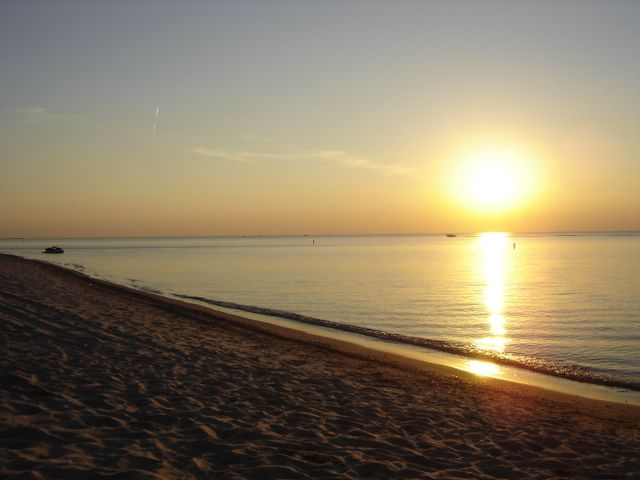
#> input picture sunset.jpg, 640 x 480 px
$ python lib_image.py   (older library calls are emulated)
#> lines starting #> are read from the running program, lines starting #| are printed output that depends on the picture
# as_image.py   written by Duncan Murray 6/7/2013 (C) Acute Software
# Acute Software library of functions for image manipulation


import PIL
from PIL import Image
from PIL import ImageDraw
from PIL import ImageFont
from PIL import ImageFilter

def TEST():
    # todo - make a jpg from desktop or something, use that as a test
    print(" \n --- Testing Image functions--- ")
    print(" ------------------------------ ")
    fileName = GetRandomImage("sunset", 1, "")
    tempFileList = ["resized_" + fileName, "contour_" + fileName, "text_" + fileName]
    resize(fileName, 600, tempFileList[0])
    filterContour(fileName, tempFileList[1])
    addTextToImage(fileName, "This is a test", tempFileList[2])
    return tempFileList


def GetRandomImage(searchString, searchResultPosition, baseFileName):
    # searches Google images for searchString and returns the nth value and saves to 'fileName'
    return 'sunset.jpg'  # todo - implement this

def resize(fname, basewidth, opFilename):
    #print("HELLO")
#> called with fname = 'sunset.jpg', basewidth = 600, opFilename = 'resized_sunset.jpg'
    if basewidth == 0:
        basewidth = 300
    print("Resizing ", fname, " to ", basewidth, " pixels wide")
    img = Image.open(fname)
#> img is the input picture: PIL image 640x480 RGB; mean R, G, B 136.1, 122.9, 98.8
    wpercent = (basewidth/float(img.size[0]))
#> wpercent = 0.938
    hsize = int((float(img.size[1])*float(wpercent)))
#> hsize = 450
    img = img.resize((basewidth,hsize), PIL.Image.ANTIALIAS)
#> img: PIL image 600x450 RGB
    img.save(opFilename)


def addTextToImage(fname, txt, opFilename):
    ft = ImageFont.load("T://user//dev//src//python//aspytk//timR24.pil")  # Font - google name and download
    wh = ft.getsize(txt)
    print("Adding text '", txt, "' to", fname)
    im = Image.open(fname)
    draw = ImageDraw.Draw(im)
    # draw text in center
    #draw.text((im.size[0]/2 - wh[0]/2, im.size[1]/2 + 20), txt, fill=(255, 255, 0), font=ft)
    # draw text on top left
#    draw.text((0, 0), txt, fill=(255, 255, 0), font=ft)
    draw.text((0, 0), txt, fill=(0, 0, 0), font=ft)
    del draw
    im.save(opFilename)

def addCrossHairToImage(fname, opFilename):
    im = Image.open(fname)
    draw = ImageDraw.Draw(im)
    draw.line((0, 0) + im.size, fill=(255, 255, 255))
    draw.line((0, im.size[1], im.size[0], 0), fill=(255, 255, 255))
    del draw
    im.save(opFilename)

def filterContour(imageFile, opFile):
#> called with imageFile = 'sunset.jpg', opFile = 'contour_sunset.jpg'
    print("Contouring ", imageFile, " to ", opFile)
    im = Image.open(imageFile)
    im1 = im.filter(ImageFilter.CONTOUR)
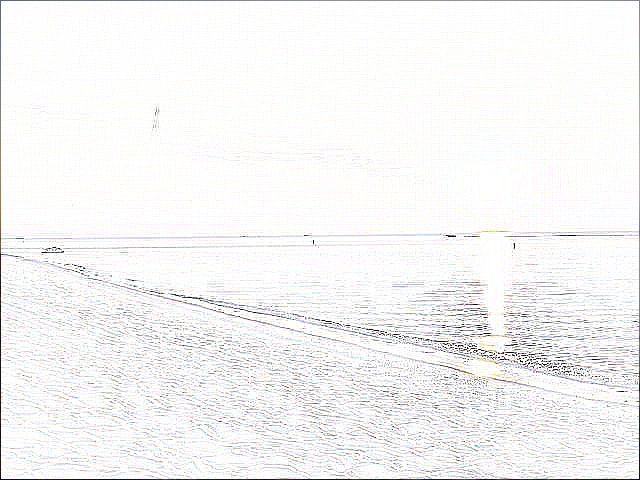
#> im1: PIL image 640x480 RGB; mean R, G, B 245.2, 245.3, 244.9
    im1.save(opFile)

def DetectFace(fname, opFile):
    storage = cv.CreateMemStorage()
    haar=cv.LoadHaarClassifierCascade('haarcascade_frontalface_default.xml')
    detected = cv.HaarDetectObjects(fname, haar, storage, 1.2, 2,cv.CV_HAAR_DO_CANNY_PRUNING, (100,100))
    if detected:
        for face in detected:
            print (face)

if __name__ == '__main__':
    TEST()
#> (the run stopped early here; a loop or call above may not have finished)
